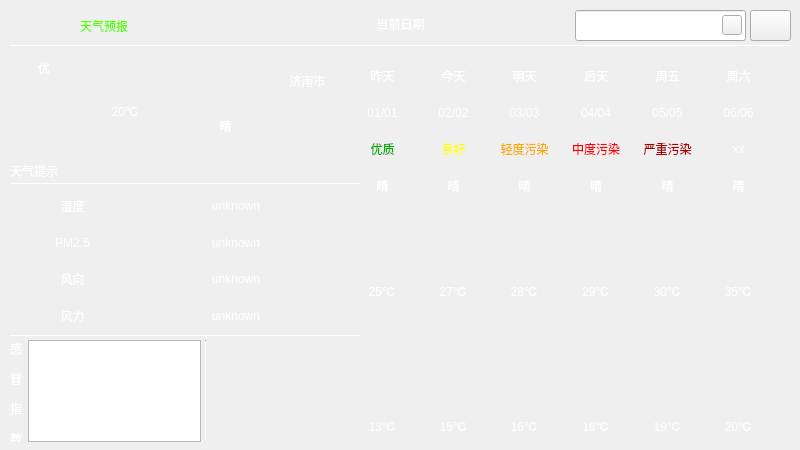
<?xml version="1.0" encoding="UTF-8"?>
<ui version="4.0">
 <class>Widget</class>
 <widget class="QWidget" name="Widget">
  <property name="geometry">
   <rect>
    <x>0</x>
    <y>0</y>
    <width>800</width>
    <height>450</height>
   </rect>
  </property>
  <property name="windowTitle">
   <string>Widget</string>
  </property>
  <widget class="QWidget" name="widget" native="true">
   <property name="geometry">
    <rect>
     <x>0</x>
     <y>0</y>
     <width>800</width>
     <height>450</height>
    </rect>
   </property>
   <property name="styleSheet">
    <string notr="true">QWidget#widget{
border-image: url(:/weaUI/weaUI.png);
color:rgb(255,255,255);
}
QLabel{
font: 25 10pt &quot;Microsoft YaHei&quot;;
border-radius: 4px;
background-color: argb(60, 60, 60, 130);
color: rgb(255, 255, 255);
}
Line{
background-color: rgb(0, 85, 0);
}</string>
   </property>
   <widget class="QLineEdit" name="cityLineEdit">
    <property name="geometry">
     <rect>
      <x>575</x>
      <y>10</y>
      <width>171</width>
      <height>31</height>
     </rect>
    </property>
   </widget>
   <widget class="QLabel" name="dateLb">
    <property name="geometry">
     <rect>
      <x>190</x>
      <y>3</y>
      <width>421</width>
      <height>41</height>
     </rect>
    </property>
    <property name="styleSheet">
     <string notr="true">font: 20pt &quot;Adobe 黑体 Std R&quot;;
color: rgb(255, 255 , 255);
background-color: rgb(255, 255 , 255, 0);
</string>
    </property>
    <property name="text">
     <string>当前日期</string>
    </property>
    <property name="alignment">
     <set>Qt::AlignCenter</set>
    </property>
   </widget>
   <widget class="Line" name="hLine_1">
    <property name="geometry">
     <rect>
      <x>10</x>
      <y>45</y>
      <width>781</width>
      <height>1</height>
     </rect>
    </property>
    <property name="orientation">
     <enum>Qt::Horizontal</enum>
    </property>
   </widget>
   <widget class="Line" name="hLine_10">
    <property name="geometry">
     <rect>
      <x>10</x>
      <y>183</y>
      <width>351</width>
      <height>1</height>
     </rect>
    </property>
    <property name="orientation">
     <enum>Qt::Horizontal</enum>
    </property>
   </widget>
   <widget class="Line" name="hLine_11">
    <property name="geometry">
     <rect>
      <x>10</x>
      <y>335</y>
      <width>351</width>
      <height>1</height>
     </rect>
    </property>
    <property name="orientation">
     <enum>Qt::Horizontal</enum>
    </property>
   </widget>
   <widget class="QLabel" name="titleLb">
    <property name="geometry">
     <rect>
      <x>80</x>
      <y>10</y>
      <width>171</width>
      <height>31</height>
     </rect>
    </property>
    <property name="styleSheet">
     <string notr="true">font: 700 italic 20pt &quot;Georgia&quot;;
background-color: rgba(255 , 255 , 255 , 0);
color: rgb(85, 255, 0);</string>
    </property>
    <property name="text">
     <string>天气预报</string>
    </property>
   </widget>
   <widget class="QWidget" name="gridLayoutWidget">
    <property name="geometry">
     <rect>
      <x>20</x>
      <y>190</y>
      <width>321</width>
      <height>141</height>
     </rect>
    </property>
    <layout class="QGridLayout" name="gridLayout">
     <item row="3" column="0">
      <widget class="QLabel" name="flTitleLb">
       <property name="text">
        <string>风力</string>
       </property>
       <property name="alignment">
        <set>Qt::AlignCenter</set>
       </property>
      </widget>
     </item>
     <item row="2" column="0">
      <widget class="QLabel" name="fxTitleLb">
       <property name="text">
        <string>风向</string>
       </property>
       <property name="alignment">
        <set>Qt::AlignCenter</set>
       </property>
      </widget>
     </item>
     <item row="1" column="0">
      <widget class="QLabel" name="pm25TitleLb">
       <property name="text">
        <string>PM2.5</string>
       </property>
       <property name="alignment">
        <set>Qt::AlignCenter</set>
       </property>
      </widget>
     </item>
     <item row="0" column="0">
      <widget class="QLabel" name="shiduTitleLb">
       <property name="text">
        <string>湿度</string>
       </property>
       <property name="alignment">
        <set>Qt::AlignCenter</set>
       </property>
      </widget>
     </item>
     <item row="0" column="1" colspan="2">
      <widget class="QLabel" name="shiduLb">
       <property name="text">
        <string>unknown</string>
       </property>
       <property name="alignment">
        <set>Qt::AlignCenter</set>
       </property>
      </widget>
     </item>
     <item row="1" column="1" colspan="2">
      <widget class="QLabel" name="pm25Lb">
       <property name="text">
        <string>unknown</string>
       </property>
       <property name="alignment">
        <set>Qt::AlignCenter</set>
       </property>
      </widget>
     </item>
     <item row="2" column="1" colspan="2">
      <widget class="QLabel" name="fxLb">
       <property name="text">
        <string>unknown</string>
       </property>
       <property name="alignment">
        <set>Qt::AlignCenter</set>
       </property>
      </widget>
     </item>
     <item row="3" column="1" colspan="2">
      <widget class="QLabel" name="flLb">
       <property name="text">
        <string>unknown</string>
       </property>
       <property name="alignment">
        <set>Qt::AlignCenter</set>
       </property>
      </widget>
     </item>
    </layout>
   </widget>
   <widget class="QWidget" name="gridLayoutWidget_2">
    <property name="geometry">
     <rect>
      <x>200</x>
      <y>60</y>
      <width>141</width>
      <height>41</height>
     </rect>
    </property>
    <layout class="QGridLayout" name="gridLayout_2">
     <item row="1" column="1">
      <widget class="QLabel" name="cityLb">
       <property name="styleSheet">
        <string notr="true">color: rgb(255, 255, 255);
font: 16pt &quot;Microsoft YaHei UI&quot;;
background-color: rgba(60, 60, 60, 0);</string>
       </property>
       <property name="text">
        <string>济南市</string>
       </property>
       <property name="alignment">
        <set>Qt::AlignCenter</set>
       </property>
      </widget>
     </item>
     <item row="1" column="0">
      <widget class="QLabel" name="label">
       <property name="styleSheet">
        <string notr="true">background-color: argb(60, 60, 60, 0);
image: url(:/weatherIco/location.ico);</string>
       </property>
       <property name="text">
        <string/>
       </property>
       <property name="alignment">
        <set>Qt::AlignCenter</set>
       </property>
      </widget>
     </item>
    </layout>
   </widget>
   <widget class="QWidget" name="gridLayoutWidget_3">
    <property name="geometry">
     <rect>
      <x>350</x>
      <y>60</y>
      <width>421</width>
      <height>381</height>
     </rect>
    </property>
    <layout class="QGridLayout" name="gridLayout_3">
     <item row="0" column="4">
      <widget class="QLabel" name="week4Lb">
       <property name="text">
        <string>周五</string>
       </property>
       <property name="alignment">
        <set>Qt::AlignCenter</set>
       </property>
      </widget>
     </item>
     <item row="3" column="1">
      <widget class="QLabel" name="type1Lb">
       <property name="text">
        <string>晴</string>
       </property>
       <property name="alignment">
        <set>Qt::AlignCenter</set>
       </property>
      </widget>
     </item>
     <item row="2" column="0">
      <widget class="QLabel" name="quality0Lb">
       <property name="styleSheet">
        <string notr="true">color:rgb(0,170,0);</string>
       </property>
       <property name="text">
        <string>优质</string>
       </property>
       <property name="alignment">
        <set>Qt::AlignCenter</set>
       </property>
      </widget>
     </item>
     <item row="6" column="4">
      <widget class="QLabel" name="high4Lb">
       <property name="text">
        <string>30℃</string>
       </property>
       <property name="alignment">
        <set>Qt::AlignCenter</set>
       </property>
      </widget>
     </item>
     <item row="6" column="1">
      <widget class="QLabel" name="high1Lb">
       <property name="text">
        <string>27℃</string>
       </property>
       <property name="alignment">
        <set>Qt::AlignCenter</set>
       </property>
      </widget>
     </item>
     <item row="0" column="0">
      <widget class="QLabel" name="week0Lb">
       <property name="text">
        <string>昨天</string>
       </property>
       <property name="alignment">
        <set>Qt::AlignCenter</set>
       </property>
      </widget>
     </item>
     <item row="1" column="5">
      <widget class="QLabel" name="date5Lb">
       <property name="text">
        <string>06/06</string>
       </property>
       <property name="alignment">
        <set>Qt::AlignCenter</set>
       </property>
      </widget>
     </item>
     <item row="3" column="3">
      <widget class="QLabel" name="type3Lb">
       <property name="text">
        <string>晴</string>
       </property>
       <property name="alignment">
        <set>Qt::AlignCenter</set>
       </property>
      </widget>
     </item>
     <item row="0" column="3">
      <widget class="QLabel" name="week3Lb">
       <property name="text">
        <string>后天</string>
       </property>
       <property name="alignment">
        <set>Qt::AlignCenter</set>
       </property>
      </widget>
     </item>
     <item row="6" column="0">
      <widget class="QLabel" name="high0Lb">
       <property name="text">
        <string>25℃</string>
       </property>
       <property name="alignment">
        <set>Qt::AlignCenter</set>
       </property>
      </widget>
     </item>
     <item row="2" column="1">
      <widget class="QLabel" name="quality1Lb">
       <property name="styleSheet">
        <string notr="true">color:rgb(255,255,0);</string>
       </property>
       <property name="text">
        <string>良好</string>
       </property>
       <property name="alignment">
        <set>Qt::AlignCenter</set>
       </property>
      </widget>
     </item>
     <item row="1" column="3">
      <widget class="QLabel" name="date3Lb">
       <property name="text">
        <string>04/04</string>
       </property>
       <property name="alignment">
        <set>Qt::AlignCenter</set>
       </property>
      </widget>
     </item>
     <item row="2" column="2">
      <widget class="QLabel" name="quality2Lb">
       <property name="styleSheet">
        <string notr="true">color:rgb(255,170,0);</string>
       </property>
       <property name="text">
        <string>轻度污染</string>
       </property>
       <property name="alignment">
        <set>Qt::AlignCenter</set>
       </property>
      </widget>
     </item>
     <item row="1" column="4">
      <widget class="QLabel" name="date4Lb">
       <property name="text">
        <string>05/05</string>
       </property>
       <property name="alignment">
        <set>Qt::AlignCenter</set>
       </property>
      </widget>
     </item>
     <item row="6" column="5">
      <widget class="QLabel" name="high5Lb">
       <property name="text">
        <string>35℃</string>
       </property>
       <property name="alignment">
        <set>Qt::AlignCenter</set>
       </property>
      </widget>
     </item>
     <item row="0" column="5">
      <widget class="QLabel" name="week5Lb">
       <property name="text">
        <string>周六</string>
       </property>
       <property name="alignment">
        <set>Qt::AlignCenter</set>
       </property>
      </widget>
     </item>
     <item row="6" column="2">
      <widget class="QLabel" name="high2Lb">
       <property name="text">
        <string>28℃</string>
       </property>
       <property name="alignment">
        <set>Qt::AlignCenter</set>
       </property>
      </widget>
     </item>
     <item row="1" column="2">
      <widget class="QLabel" name="date2Lb">
       <property name="text">
        <string>03/03</string>
       </property>
       <property name="alignment">
        <set>Qt::AlignCenter</set>
       </property>
      </widget>
     </item>
     <item row="0" column="2">
      <widget class="QLabel" name="week2Lb">
       <property name="text">
        <string>明天</string>
       </property>
       <property name="alignment">
        <set>Qt::AlignCenter</set>
       </property>
      </widget>
     </item>
     <item row="13" column="1">
      <widget class="QLabel" name="low1Lb">
       <property name="text">
        <string>15℃</string>
       </property>
       <property name="alignment">
        <set>Qt::AlignCenter</set>
       </property>
      </widget>
     </item>
     <item row="13" column="2">
      <widget class="QLabel" name="low2Lb">
       <property name="text">
        <string>16℃</string>
       </property>
       <property name="alignment">
        <set>Qt::AlignCenter</set>
       </property>
      </widget>
     </item>
     <item row="13" column="5">
      <widget class="QLabel" name="low5Lb">
       <property name="text">
        <string>20℃</string>
       </property>
       <property name="alignment">
        <set>Qt::AlignCenter</set>
       </property>
      </widget>
     </item>
     <item row="6" column="3">
      <widget class="QLabel" name="high3Lb">
       <property name="text">
        <string>29℃</string>
       </property>
       <property name="alignment">
        <set>Qt::AlignCenter</set>
       </property>
      </widget>
     </item>
     <item row="3" column="4">
      <widget class="QLabel" name="type4Lb">
       <property name="text">
        <string>晴</string>
       </property>
       <property name="alignment">
        <set>Qt::AlignCenter</set>
       </property>
      </widget>
     </item>
     <item row="1" column="1">
      <widget class="QLabel" name="date1Lb">
       <property name="text">
        <string>02/02</string>
       </property>
       <property name="alignment">
        <set>Qt::AlignCenter</set>
       </property>
      </widget>
     </item>
     <item row="7" column="0" rowspan="3" colspan="6">
      <widget class="QLabel" name="curveLb">
       <property name="text">
        <string/>
       </property>
      </widget>
     </item>
     <item row="3" column="0">
      <widget class="QLabel" name="type0Lb">
       <property name="text">
        <string>晴</string>
       </property>
       <property name="alignment">
        <set>Qt::AlignCenter</set>
       </property>
      </widget>
     </item>
     <item row="0" column="1">
      <widget class="QLabel" name="week1Lb">
       <property name="text">
        <string>今天</string>
       </property>
       <property name="alignment">
        <set>Qt::AlignCenter</set>
       </property>
      </widget>
     </item>
     <item row="2" column="5">
      <widget class="QLabel" name="quality5Lb">
       <property name="text">
        <string>xx</string>
       </property>
       <property name="alignment">
        <set>Qt::AlignCenter</set>
       </property>
      </widget>
     </item>
     <item row="2" column="3">
      <widget class="QLabel" name="quality3Lb">
       <property name="styleSheet">
        <string notr="true">color:rgb(255,0,0);</string>
       </property>
       <property name="text">
        <string>中度污染</string>
       </property>
       <property name="alignment">
        <set>Qt::AlignCenter</set>
       </property>
      </widget>
     </item>
     <item row="3" column="5">
      <widget class="QLabel" name="type5Lb">
       <property name="text">
        <string>晴</string>
       </property>
       <property name="alignment">
        <set>Qt::AlignCenter</set>
       </property>
      </widget>
     </item>
     <item row="13" column="4">
      <widget class="QLabel" name="low4Lb">
       <property name="text">
        <string>19℃</string>
       </property>
       <property name="alignment">
        <set>Qt::AlignCenter</set>
       </property>
      </widget>
     </item>
     <item row="3" column="2">
      <widget class="QLabel" name="type2Lb">
       <property name="text">
        <string>晴</string>
       </property>
       <property name="alignment">
        <set>Qt::AlignCenter</set>
       </property>
      </widget>
     </item>
     <item row="13" column="3">
      <widget class="QLabel" name="low3Lb">
       <property name="text">
        <string>18℃</string>
       </property>
       <property name="alignment">
        <set>Qt::AlignCenter</set>
       </property>
      </widget>
     </item>
     <item row="2" column="4">
      <widget class="QLabel" name="quality4Lb">
       <property name="styleSheet">
        <string notr="true">color:rgb(170,0,0);</string>
       </property>
       <property name="text">
        <string>严重污染</string>
       </property>
       <property name="alignment">
        <set>Qt::AlignCenter</set>
       </property>
      </widget>
     </item>
     <item row="1" column="0">
      <widget class="QLabel" name="date0Lb">
       <property name="text">
        <string>01/01</string>
       </property>
       <property name="alignment">
        <set>Qt::AlignCenter</set>
       </property>
      </widget>
     </item>
     <item row="13" column="0">
      <widget class="QLabel" name="low0Lb">
       <property name="text">
        <string>13℃</string>
       </property>
       <property name="alignment">
        <set>Qt::AlignCenter</set>
       </property>
      </widget>
     </item>
     <item row="4" column="0" rowspan="2">
      <widget class="QLabel" name="typeIco0Lb">
       <property name="styleSheet">
        <string notr="true">image: url(:/day/day/wu.png);</string>
       </property>
       <property name="text">
        <string/>
       </property>
       <property name="alignment">
        <set>Qt::AlignCenter</set>
       </property>
      </widget>
     </item>
     <item row="4" column="1" rowspan="2">
      <widget class="QLabel" name="typeIco1Lb">
       <property name="styleSheet">
        <string notr="true">image: url(:/day/day/qing.png);</string>
       </property>
       <property name="text">
        <string/>
       </property>
       <property name="alignment">
        <set>Qt::AlignCenter</set>
       </property>
      </widget>
     </item>
     <item row="4" column="2" rowspan="2">
      <widget class="QLabel" name="typeIco2Lb">
       <property name="styleSheet">
        <string notr="true">image: url(:/day/day/qing.png);</string>
       </property>
       <property name="text">
        <string/>
       </property>
       <property name="alignment">
        <set>Qt::AlignCenter</set>
       </property>
      </widget>
     </item>
     <item row="4" column="3" rowspan="2">
      <widget class="QLabel" name="typeIco3Lb">
       <property name="styleSheet">
        <string notr="true">image: url(:/day/day/qing.png);</string>
       </property>
       <property name="text">
        <string/>
       </property>
       <property name="alignment">
        <set>Qt::AlignCenter</set>
       </property>
      </widget>
     </item>
     <item row="4" column="4" rowspan="2">
      <widget class="QLabel" name="typeIco4Lb">
       <property name="styleSheet">
        <string notr="true">image: url(:/day/day/qing.png);</string>
       </property>
       <property name="text">
        <string/>
       </property>
       <property name="alignment">
        <set>Qt::AlignCenter</set>
       </property>
      </widget>
     </item>
     <item row="4" column="5" rowspan="2">
      <widget class="QLabel" name="typeIco5Lb">
       <property name="styleSheet">
        <string notr="true">image: url(:/day/day/qing.png);</string>
       </property>
       <property name="text">
        <string/>
       </property>
       <property name="alignment">
        <set>Qt::AlignCenter</set>
       </property>
      </widget>
     </item>
    </layout>
   </widget>
   <widget class="QLabel" name="leafLb">
    <property name="geometry">
     <rect>
      <x>18</x>
      <y>58</y>
      <width>20</width>
      <height>20</height>
     </rect>
    </property>
    <property name="styleSheet">
     <string notr="true">image: url(:/weatherIco/leaf.ico);
background-color:argb(255,255,255,0);</string>
    </property>
    <property name="text">
     <string/>
    </property>
   </widget>
   <widget class="QLabel" name="qualityLb">
    <property name="geometry">
     <rect>
      <x>38</x>
      <y>58</y>
      <width>56</width>
      <height>20</height>
     </rect>
    </property>
    <property name="styleSheet">
     <string notr="true">background-color: argb(255,255,255,0);</string>
    </property>
    <property name="text">
     <string>优</string>
    </property>
    <property name="alignment">
     <set>Qt::AlignLeading|Qt::AlignLeft|Qt::AlignVCenter</set>
    </property>
   </widget>
   <widget class="QLabel" name="temLb">
    <property name="geometry">
     <rect>
      <x>40</x>
      <y>70</y>
      <width>171</width>
      <height>81</height>
     </rect>
    </property>
    <property name="styleSheet">
     <string notr="true">color:rgb(255,255,255);
font:50pt &quot;Arial&quot;;</string>
    </property>
    <property name="text">
     <string>20℃</string>
    </property>
    <property name="alignment">
     <set>Qt::AlignCenter</set>
    </property>
   </widget>
   <widget class="QLabel" name="typeLb">
    <property name="geometry">
     <rect>
      <x>180</x>
      <y>110</y>
      <width>91</width>
      <height>31</height>
     </rect>
    </property>
    <property name="styleSheet">
     <string notr="true">color:rgb(255,255,255);
background-color:argb(60,60,60,0);</string>
    </property>
    <property name="text">
     <string>晴</string>
    </property>
    <property name="alignment">
     <set>Qt::AlignCenter</set>
    </property>
   </widget>
   <widget class="QLabel" name="typeIcoLb">
    <property name="geometry">
     <rect>
      <x>250</x>
      <y>100</y>
      <width>81</width>
      <height>71</height>
     </rect>
    </property>
    <property name="styleSheet">
     <string notr="true">border-image:url(:/day/day/qing.png);
background-color:argb(60,60,60,0);</string>
    </property>
    <property name="text">
     <string/>
    </property>
    <property name="alignment">
     <set>Qt::AlignCenter</set>
    </property>
   </widget>
   <widget class="QLabel" name="noticeLb">
    <property name="geometry">
     <rect>
      <x>10</x>
      <y>160</y>
      <width>351</width>
      <height>21</height>
     </rect>
    </property>
    <property name="styleSheet">
     <string notr="true">color:rgb(255,255,255);
background-color:rgb(60,60,60,0);</string>
    </property>
    <property name="text">
     <string>天气提示</string>
    </property>
   </widget>
   <widget class="QWidget" name="gridLayoutWidget_4">
    <property name="geometry">
     <rect>
      <x>10</x>
      <y>340</y>
      <width>191</width>
      <height>102</height>
     </rect>
    </property>
    <layout class="QGridLayout" name="gridLayout_4">
     <item row="0" column="3">
      <widget class="QLabel" name="label_2">
       <property name="styleSheet">
        <string notr="true">background-color:argb(60,60,60,130);
border-radius:3px;
color:rgb(255,255,255);</string>
       </property>
       <property name="text">
        <string>&lt;html&gt;&lt;head/&gt;&lt;body&gt;&lt;p&gt;感&lt;/p&gt;&lt;p&gt;冒&lt;/p&gt;&lt;p&gt;指&lt;/p&gt;&lt;p&gt;数&lt;/p&gt;&lt;/body&gt;&lt;/html&gt;</string>
       </property>
       <property name="alignment">
        <set>Qt::AlignCenter</set>
       </property>
      </widget>
     </item>
     <item row="0" column="4">
      <widget class="QTextBrowser" name="ganmaoBrowser"/>
     </item>
    </layout>
   </widget>
   <widget class="Line" name="vLine_1">
    <property name="geometry">
     <rect>
      <x>205</x>
      <y>340</y>
      <width>1</width>
      <height>101</height>
     </rect>
    </property>
    <property name="orientation">
     <enum>Qt::Vertical</enum>
    </property>
   </widget>
   <widget class="QToolButton" name="searchBtn">
    <property name="geometry">
     <rect>
      <x>722</x>
      <y>15</y>
      <width>20</width>
      <height>20</height>
     </rect>
    </property>
    <property name="cursor">
     <cursorShape>PointingHandCursor</cursorShape>
    </property>
    <property name="styleSheet">
     <string notr="true">border-image:url(:/weatherIco/search.ico);</string>
    </property>
    <property name="text">
     <string/>
    </property>
   </widget>
   <widget class="QToolButton" name="refreshBtn">
    <property name="geometry">
     <rect>
      <x>750</x>
      <y>10</y>
      <width>41</width>
      <height>31</height>
     </rect>
    </property>
    <property name="cursor">
     <cursorShape>PointingHandCursor</cursorShape>
    </property>
    <property name="styleSheet">
     <string notr="true">image: url(:/weatherIco/refresh.ico);
background-color:argb(255,255,255,0);</string>
    </property>
    <property name="text">
     <string/>
    </property>
    <property name="icon">
     <iconset resource="icons/icons.qrc">
      <normaloff>:/weatherIco/refresh.ico</normaloff>:/weatherIco/refresh.ico</iconset>
    </property>
    <property name="iconSize">
     <size>
      <width>31</width>
      <height>31</height>
     </size>
    </property>
   </widget>
   <widget class="QLabel" name="sunRiseSetLb">
    <property name="geometry">
     <rect>
      <x>210</x>
      <y>340</y>
      <width>160</width>
      <height>100</height>
     </rect>
    </property>
    <property name="text">
     <string/>
    </property>
   </widget>
  </widget>
 </widget>
 <resources>
  <include location="icons/icons.qrc"/>
 </resources>
 <connections/>
</ui>
